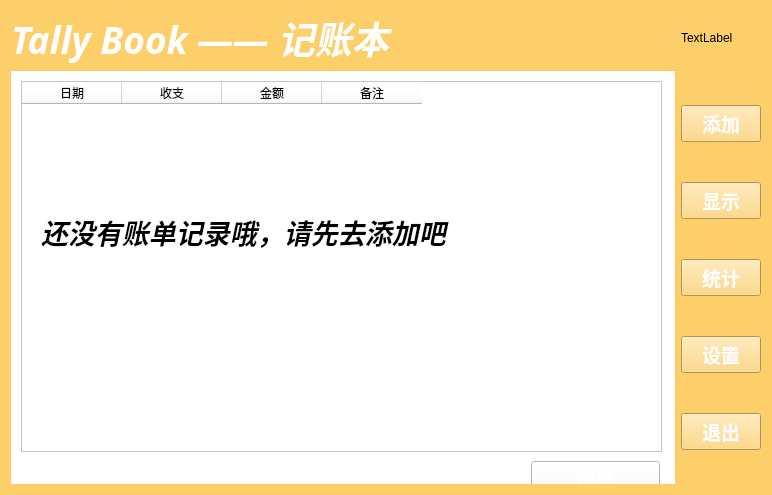
<?xml version="1.0" encoding="UTF-8"?>
<ui version="4.0">
 <class>MainWindow</class>
 <widget class="QWidget" name="MainWindow">
  <property name="geometry">
   <rect>
    <x>0</x>
    <y>0</y>
    <width>772</width>
    <height>495</height>
   </rect>
  </property>
  <property name="windowTitle">
   <string>TallyBook</string>
  </property>
  <property name="autoFillBackground">
   <bool>false</bool>
  </property>
  <property name="styleSheet">
   <string notr="true">background-color:rgb(252, 207, 107)</string>
  </property>
  <layout class="QGridLayout" name="gridLayout_4">
   <item row="0" column="0">
    <layout class="QGridLayout" name="ExtraGrid">
     <item row="0" column="0">
      <widget class="QLabel" name="Title">
       <property name="font">
        <font>
         <family>Brush Script MT</family>
         <pointsize>28</pointsize>
         <italic>true</italic>
         <bold>true</bold>
        </font>
       </property>
       <property name="styleSheet">
        <string notr="true">color:white</string>
       </property>
       <property name="text">
        <string>Tally Book —— 记账本</string>
       </property>
      </widget>
     </item>
     <item row="1" column="1">
      <layout class="QVBoxLayout" name="MenuLayout">
       <item>
        <widget class="QPushButton" name="Add">
         <property name="font">
          <font>
           <family>幼圆</family>
           <pointsize>14</pointsize>
           <italic>false</italic>
           <bold>true</bold>
          </font>
         </property>
         <property name="styleSheet">
          <string notr="true">color:white</string>
         </property>
         <property name="text">
          <string>添加</string>
         </property>
        </widget>
       </item>
       <item>
        <widget class="QPushButton" name="Display">
         <property name="font">
          <font>
           <family>幼圆</family>
           <pointsize>14</pointsize>
           <bold>true</bold>
          </font>
         </property>
         <property name="styleSheet">
          <string notr="true">color:white</string>
         </property>
         <property name="text">
          <string>显示</string>
         </property>
        </widget>
       </item>
       <item>
        <widget class="QPushButton" name="Statistics">
         <property name="font">
          <font>
           <family>幼圆</family>
           <pointsize>14</pointsize>
           <bold>true</bold>
          </font>
         </property>
         <property name="styleSheet">
          <string notr="true">color:white</string>
         </property>
         <property name="text">
          <string>统计</string>
         </property>
        </widget>
       </item>
       <item>
        <widget class="QPushButton" name="Settings">
         <property name="font">
          <font>
           <family>幼圆</family>
           <pointsize>14</pointsize>
           <bold>true</bold>
          </font>
         </property>
         <property name="styleSheet">
          <string notr="true">color:white</string>
         </property>
         <property name="text">
          <string>设置</string>
         </property>
        </widget>
       </item>
       <item>
        <widget class="QPushButton" name="Quit">
         <property name="font">
          <font>
           <family>幼圆</family>
           <pointsize>14</pointsize>
           <bold>true</bold>
          </font>
         </property>
         <property name="styleSheet">
          <string notr="true">color:white</string>
         </property>
         <property name="text">
          <string>退出</string>
         </property>
        </widget>
       </item>
      </layout>
     </item>
     <item row="0" column="1">
      <widget class="QLabel" name="TitleIcon">
       <property name="text">
        <string>TextLabel</string>
       </property>
      </widget>
     </item>
     <item row="1" column="0">
      <widget class="QStackedWidget" name="stackedWidget">
       <property name="styleSheet">
        <string notr="true">background-color:white</string>
       </property>
       <widget class="QWidget" name="PageShow">
        <widget class="QPushButton" name="btnClear">
         <property name="geometry">
          <rect>
           <x>520</x>
           <y>390</y>
           <width>129</width>
           <height>27</height>
          </rect>
         </property>
         <property name="font">
          <font>
           <family>幼圆</family>
           <pointsize>14</pointsize>
           <bold>true</bold>
          </font>
         </property>
         <property name="styleSheet">
          <string notr="true">color:white</string>
         </property>
         <property name="text">
          <string>清空</string>
         </property>
        </widget>
        <widget class="QTableWidget" name="tableWidget">
         <property name="geometry">
          <rect>
           <x>10</x>
           <y>10</y>
           <width>641</width>
           <height>371</height>
          </rect>
         </property>
         <property name="font">
          <font>
           <family>幼圆</family>
           <pointsize>16</pointsize>
           <bold>true</bold>
          </font>
         </property>
         <property name="styleSheet">
          <string notr="true">color:black</string>
         </property>
         <column>
          <property name="text">
           <string>日期</string>
          </property>
         </column>
         <column>
          <property name="text">
           <string>收支</string>
          </property>
         </column>
         <column>
          <property name="text">
           <string>金额</string>
          </property>
         </column>
         <column>
          <property name="text">
           <string>备注</string>
          </property>
         </column>
        </widget>
        <widget class="QLabel" name="NoticeNoBill">
         <property name="geometry">
          <rect>
           <x>30</x>
           <y>100</y>
           <width>441</width>
           <height>121</height>
          </rect>
         </property>
         <property name="font">
          <font>
           <family>幼圆</family>
           <pointsize>20</pointsize>
           <italic>true</italic>
           <bold>true</bold>
          </font>
         </property>
         <property name="styleSheet">
          <string notr="true">color:black</string>
         </property>
         <property name="text">
          <string>还没有账单记录哦，请先去添加吧</string>
         </property>
        </widget>
       </widget>
       <widget class="QWidget" name="PageSta">
        <widget class="QWidget" name="Blank" native="true">
         <property name="geometry">
          <rect>
           <x>30</x>
           <y>10</y>
           <width>401</width>
           <height>331</height>
          </rect>
         </property>
        </widget>
        <widget class="QWidget" name="verticalLayoutWidget_2">
         <property name="geometry">
          <rect>
           <x>350</x>
           <y>80</y>
           <width>160</width>
           <height>156</height>
          </rect>
         </property>
         <layout class="QVBoxLayout" name="verticalLayout_2">
          <item>
           <widget class="QLabel" name="Title_8">
            <property name="font">
             <font>
              <family>Brush Script MT</family>
              <pointsize>20</pointsize>
              <italic>true</italic>
              <bold>true</bold>
             </font>
            </property>
            <property name="styleSheet">
             <string notr="true">color:black</string>
            </property>
            <property name="text">
             <string>Statistics</string>
            </property>
           </widget>
          </item>
          <item>
           <widget class="QLabel" name="PrintIn">
            <property name="font">
             <font>
              <family>Brush Script MT</family>
              <pointsize>20</pointsize>
              <italic>true</italic>
              <bold>true</bold>
             </font>
            </property>
            <property name="styleSheet">
             <string notr="true">color:black</string>
            </property>
            <property name="text">
             <string>收入：</string>
            </property>
           </widget>
          </item>
          <item>
           <widget class="QLabel" name="PrintOut">
            <property name="font">
             <font>
              <family>Brush Script MT</family>
              <pointsize>20</pointsize>
              <italic>true</italic>
              <bold>true</bold>
             </font>
            </property>
            <property name="styleSheet">
             <string notr="true">color:black</string>
            </property>
            <property name="text">
             <string>支出：</string>
            </property>
           </widget>
          </item>
          <item>
           <widget class="QLabel" name="PrintAll">
            <property name="font">
             <font>
              <family>Brush Script MT</family>
              <pointsize>20</pointsize>
              <italic>true</italic>
              <bold>true</bold>
             </font>
            </property>
            <property name="styleSheet">
             <string notr="true">color:black</string>
            </property>
            <property name="text">
             <string>总计</string>
            </property>
           </widget>
          </item>
         </layout>
        </widget>
        <widget class="QPushButton" name="ToSpline">
         <property name="geometry">
          <rect>
           <x>350</x>
           <y>290</y>
           <width>301</width>
           <height>27</height>
          </rect>
         </property>
         <property name="font">
          <font>
           <family>幼圆</family>
           <pointsize>14</pointsize>
           <bold>true</bold>
          </font>
         </property>
         <property name="styleSheet">
          <string notr="true">color:black</string>
         </property>
         <property name="text">
          <string>查看本月过去七天账单趋势</string>
         </property>
        </widget>
       </widget>
       <widget class="QWidget" name="PageSet">
        <widget class="QLabel" name="Title_3">
         <property name="geometry">
          <rect>
           <x>10</x>
           <y>10</y>
           <width>121</width>
           <height>41</height>
          </rect>
         </property>
         <property name="font">
          <font>
           <family>Brush Script MT</family>
           <pointsize>28</pointsize>
           <italic>true</italic>
           <bold>true</bold>
          </font>
         </property>
         <property name="styleSheet">
          <string notr="true">color:black</string>
         </property>
         <property name="text">
          <string>Settings</string>
         </property>
        </widget>
        <widget class="QComboBox" name="comboBox">
         <property name="geometry">
          <rect>
           <x>120</x>
           <y>90</y>
           <width>121</width>
           <height>31</height>
          </rect>
         </property>
         <property name="font">
          <font>
           <family>幼圆</family>
           <pointsize>16</pointsize>
           <bold>true</bold>
          </font>
         </property>
         <property name="styleSheet">
          <string notr="true">color:black</string>
         </property>
         <item>
          <property name="text">
           <string>默认</string>
          </property>
         </item>
         <item>
          <property name="text">
           <string>B站粉</string>
          </property>
         </item>
         <item>
          <property name="text">
           <string>苍色</string>
          </property>
         </item>
         <item>
          <property name="text">
           <string>群青</string>
          </property>
         </item>
        </widget>
        <widget class="QLabel" name="Title_2">
         <property name="geometry">
          <rect>
           <x>20</x>
           <y>80</y>
           <width>91</width>
           <height>46</height>
          </rect>
         </property>
         <property name="font">
          <font>
           <family>幼圆</family>
           <pointsize>18</pointsize>
           <italic>true</italic>
           <bold>true</bold>
          </font>
         </property>
         <property name="styleSheet">
          <string notr="true">color:black</string>
         </property>
         <property name="text">
          <string>主题色</string>
         </property>
        </widget>
       </widget>
       <widget class="QWidget" name="Welcome">
        <widget class="QLabel" name="Title_6">
         <property name="geometry">
          <rect>
           <x>80</x>
           <y>90</y>
           <width>371</width>
           <height>41</height>
          </rect>
         </property>
         <property name="font">
          <font>
           <family>Brush Script MT</family>
           <pointsize>28</pointsize>
           <italic>true</italic>
           <bold>true</bold>
          </font>
         </property>
         <property name="styleSheet">
          <string notr="true">color:black</string>
         </property>
         <property name="text">
          <string>Welcome</string>
         </property>
        </widget>
       </widget>
       <widget class="QWidget" name="PageAdd">
        <widget class="QLabel" name="Title_5">
         <property name="geometry">
          <rect>
           <x>20</x>
           <y>0</y>
           <width>91</width>
           <height>41</height>
          </rect>
         </property>
         <property name="font">
          <font>
           <family>Brush Script MT</family>
           <pointsize>20</pointsize>
           <italic>true</italic>
           <bold>true</bold>
          </font>
         </property>
         <property name="styleSheet">
          <string notr="true">color:black</string>
         </property>
         <property name="text">
          <string>Add</string>
         </property>
        </widget>
        <widget class="QLabel" name="TodayTime">
         <property name="geometry">
          <rect>
           <x>10</x>
           <y>40</y>
           <width>371</width>
           <height>31</height>
          </rect>
         </property>
         <property name="font">
          <font>
           <family>Microsoft YaHei</family>
           <pointsize>16</pointsize>
           <italic>true</italic>
           <bold>true</bold>
          </font>
         </property>
         <property name="styleSheet">
          <string notr="true">color:black</string>
         </property>
         <property name="text">
          <string>Today Time</string>
         </property>
        </widget>
        <widget class="QWidget" name="horizontalLayoutWidget">
         <property name="geometry">
          <rect>
           <x>10</x>
           <y>120</y>
           <width>481</width>
           <height>61</height>
          </rect>
         </property>
         <layout class="QHBoxLayout" name="horizontalLayout">
          <item>
           <widget class="QRadioButton" name="btnToday">
            <property name="font">
             <font>
              <family>Brush Script MT</family>
              <pointsize>16</pointsize>
              <italic>true</italic>
             </font>
            </property>
            <property name="styleSheet">
             <string notr="true">color:black</string>
            </property>
            <property name="text">
             <string>Today</string>
            </property>
           </widget>
          </item>
          <item>
           <widget class="QRadioButton" name="btnYesterday">
            <property name="font">
             <font>
              <family>Brush Script MT</family>
              <pointsize>16</pointsize>
              <italic>true</italic>
             </font>
            </property>
            <property name="styleSheet">
             <string notr="true">color:black</string>
            </property>
            <property name="text">
             <string>Yesterday</string>
            </property>
           </widget>
          </item>
          <item>
           <widget class="QRadioButton" name="btnChoose">
            <property name="font">
             <font>
              <family>Brush Script MT</family>
              <pointsize>16</pointsize>
              <italic>true</italic>
             </font>
            </property>
            <property name="styleSheet">
             <string notr="true">color:black</string>
            </property>
            <property name="text">
             <string>Choose a day</string>
            </property>
           </widget>
          </item>
         </layout>
        </widget>
        <widget class="QLabel" name="Title_7">
         <property name="geometry">
          <rect>
           <x>20</x>
           <y>80</y>
           <width>111</width>
           <height>41</height>
          </rect>
         </property>
         <property name="font">
          <font>
           <family>幼圆</family>
           <pointsize>16</pointsize>
           <italic>true</italic>
           <bold>true</bold>
          </font>
         </property>
         <property name="styleSheet">
          <string notr="true">color:black</string>
         </property>
         <property name="text">
          <string>添加账单</string>
         </property>
        </widget>
        <widget class="QWidget" name="gridLayoutWidget">
         <property name="geometry">
          <rect>
           <x>10</x>
           <y>200</y>
           <width>481</width>
           <height>121</height>
          </rect>
         </property>
         <layout class="QGridLayout" name="gridLayout">
          <item row="1" column="1">
           <widget class="QLineEdit" name="lineEditNum">
            <property name="font">
             <font>
              <family>Britannic Bold</family>
              <pointsize>12</pointsize>
             </font>
            </property>
            <property name="styleSheet">
             <string notr="true">color:black</string>
            </property>
            <property name="text">
             <string/>
            </property>
           </widget>
          </item>
          <item row="3" column="1">
           <widget class="QLineEdit" name="lineEditNote">
            <property name="font">
             <font>
              <family>Britannic Bold</family>
              <pointsize>12</pointsize>
             </font>
            </property>
            <property name="styleSheet">
             <string notr="true">color:black</string>
            </property>
            <property name="text">
             <string/>
            </property>
           </widget>
          </item>
          <item row="3" column="0">
           <widget class="QLabel" name="Title_9">
            <property name="font">
             <font>
              <family>幼圆</family>
              <pointsize>16</pointsize>
              <italic>true</italic>
              <bold>true</bold>
             </font>
            </property>
            <property name="styleSheet">
             <string notr="true">color:black</string>
            </property>
            <property name="text">
             <string>备注：</string>
            </property>
           </widget>
          </item>
          <item row="3" column="2">
           <widget class="QPushButton" name="btnSave">
            <property name="font">
             <font>
              <family>幼圆</family>
              <pointsize>10</pointsize>
              <bold>true</bold>
             </font>
            </property>
            <property name="styleSheet">
             <string notr="true">color:black</string>
            </property>
            <property name="text">
             <string>保存</string>
            </property>
           </widget>
          </item>
          <item row="1" column="0">
           <widget class="QLabel" name="Title_10">
            <property name="font">
             <font>
              <family>幼圆</family>
              <pointsize>16</pointsize>
              <italic>true</italic>
              <bold>true</bold>
             </font>
            </property>
            <property name="styleSheet">
             <string notr="true">color:black</string>
            </property>
            <property name="text">
             <string>金额：</string>
            </property>
           </widget>
          </item>
          <item row="1" column="2">
           <layout class="QVBoxLayout" name="verticalLayout">
            <item>
             <widget class="QRadioButton" name="rbtnIn">
              <property name="font">
               <font>
                <family>幼圆</family>
                <pointsize>10</pointsize>
                <bold>true</bold>
               </font>
              </property>
              <property name="styleSheet">
               <string notr="true">color:black</string>
              </property>
              <property name="text">
               <string>收入</string>
              </property>
             </widget>
            </item>
            <item>
             <widget class="QRadioButton" name="rbtnOut">
              <property name="font">
               <font>
                <family>幼圆</family>
                <pointsize>10</pointsize>
                <bold>true</bold>
               </font>
              </property>
              <property name="styleSheet">
               <string notr="true">color:black</string>
              </property>
              <property name="text">
               <string>支出</string>
              </property>
             </widget>
            </item>
           </layout>
          </item>
         </layout>
        </widget>
        <widget class="QDateEdit" name="dateEdit">
         <property name="geometry">
          <rect>
           <x>330</x>
           <y>100</y>
           <width>110</width>
           <height>24</height>
          </rect>
         </property>
         <property name="styleSheet">
          <string notr="true">color:black</string>
         </property>
        </widget>
       </widget>
      </widget>
     </item>
    </layout>
   </item>
  </layout>
 </widget>
 <resources/>
 <connections/>
</ui>
